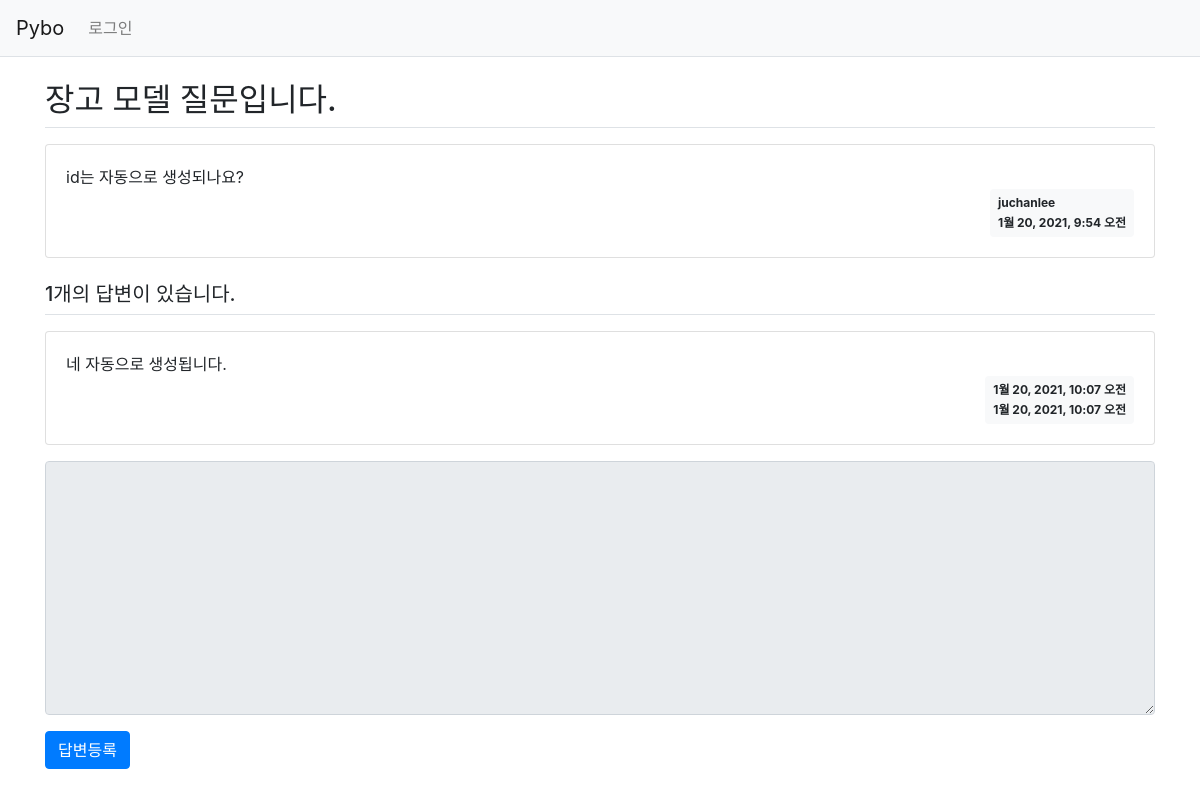
Page /pybo/3/ on the committed database.
### pybo/models.py (models this page shows, shortened)
class Question(models.Model):
    subject = models.CharField(max_length=200)
    content = models.TextField()
    create_date = models.DateTimeField()
    author = models.ForeignKey(User, on_delete=models.CASCADE, null = True)

class Answer(models.Model):
    question = models.ForeignKey(Question, on_delete=models.CASCADE)
    content = models.TextField()
    create_date = models.DateTimeField()
    author = models.ForeignKey(User, on_delete=models.CASCADE, null = True)

### pybo/views.py (the view)
# urls.py: path('<int:question_id>/',views.detail, name = 'detail'),
def detail(request, question_id):
    question = get_object_or_404(Question, pk = question_id)
    context = {'question': question}
    return render(request, 'pybo/question_detail.html', context)

### templates/pybo/question_detail.html (shortened to what this page needs)
{% extends 'base.html' %}
{% block content %}
<div class="container my-3">
    <h2 class="border-bottom py-2">{{ question.subject }}</h2>
    <div class="card my-3">
        <div class="card-body">
            <div class="card-text" style="white-space: pre-line;">{{ question.content }}</div>
            <div class="d-flex justify-content-end">
                <div class="badge badge-light p-2 text-left">
                    <div class="mb-2">{{ question.author.username }}</div>
                    <div>{{ question.create_date }}</div>
                </div>
            </div>
        </div>
    </div>
    <h5 class="border-bottom my-3 py-2">{{question.answer_set.count}}개의 답변이 있습니다.</h5>
    {% for answer in question.answer_set.all %}
    <div class="card my-3">
        <div class="card-body">
            <div class="card-text" style="white-space: pre-line;">{{ answer.content }}</div>
            <div class="d-flex justify-content-end">
                <div class="badge badge-light p-2 text-left">
                    <div class="mb-2">{{ answer.create_date }}</div>
                    <div>{{ answer.create_date }}</div>
                </div>
            </div>
        </div>
    </div>
    {% endfor %}
    <form action="{% url 'pybo:answer_create' question.id %}" method="post" class="my-3">
        <div class="form-group">
             <textarea {% if not user.is_authenticated %}disabled{% endif %}
              name="content" id="content" class="form-control" rows="10"></textarea>
        </div>
        <input type="submit" value="답변등록" class="btn btn-primary">
    </form>
</div>
{% endblock %}

### rows in the picture
Question: subject "장고 모델 질문입니다.", content "id는 자동으로 생성되나요?", author.username "juchanlee", create_date "1월 20, 2021, 9:54 오전", answer_set.count "1"
Answer: content "네 자동으로 생성됩니다.", create_date "1월 20, 2021, 10:07 오전"
